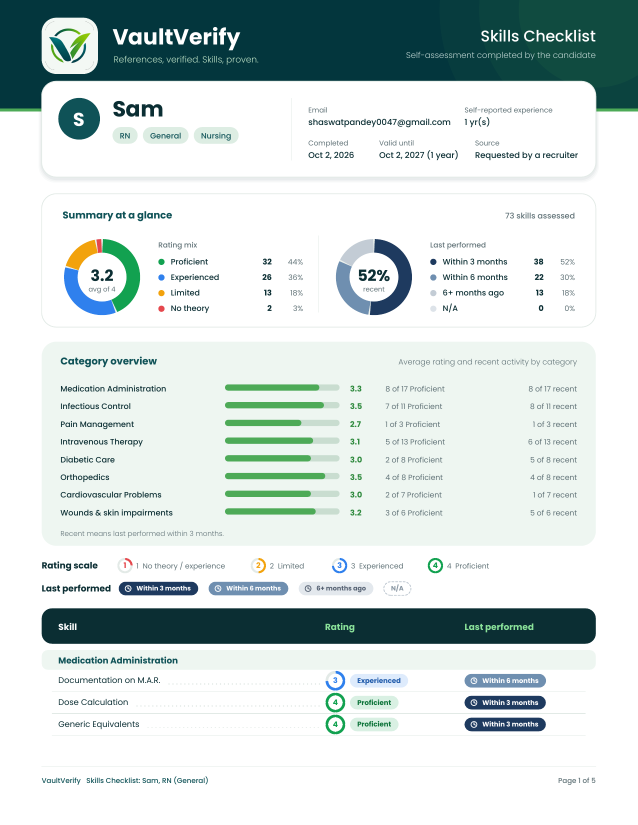
#> input picture download/pdfcmp/ref/h-1.png, 1275 x 1650 px, found by its file name (shown at 1/2 size)
$ python cropcmp.py
#> lines starting #> are read from the running program, lines starting #| are printed output that depends on the picture
#!/usr/bin/env python3
"""Crop matching regions from ref/current PDF renders for precise comparison."""
from PIL import Image

# renders at 150 dpi: PDF page 612x792pt -> 1275x1650 px; design space 1020x1320 -> factor 1.25
F = 1.25

def crop(src, out, dx, dy, dw, dh):
#> called with dx = 60, dy = 875, dw = 900, dh = 85
    im = Image.open(src)
#> im is the input picture: PIL image 1275x1650 RGB; mean R, G, B 208.2, 219.2, 217.9
    px = im.crop((int(dx*F), int(dy*F), int((dx+dw)*F), int((dy+dh)*F)))
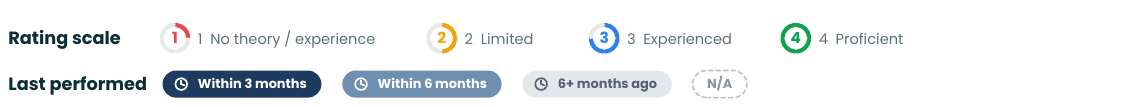
#> px: PIL image 1125x107 RGB; mean R, G, B 235.9, 239, 241.1
    # upscale 2x for readability
    px = px.resize((px.width*2, px.height*2), Image.LANCZOS)
#> px: PIL image 2250x214 RGB
    px.save(out)
    print(out, px.size)
#| /home/z/my-project/download/pdfcmp/ref-scale.png (2250, 214)

# ref page 1: rating scale row + last performed row
crop("/home/z/my-project/download/pdfcmp/ref/h-1.png", "/home/z/my-project/download/pdfcmp/ref-scale.png", 60, 875, 900, 85)
crop("/home/z/my-project/download/pdfcmp/cur/h-1.png", "/home/z/my-project/download/pdfcmp/cur-scale.png", 60, 875, 900, 85)
#> call 2 of crop, with dx = 60, dy = 875, dw = 900, dh = 85
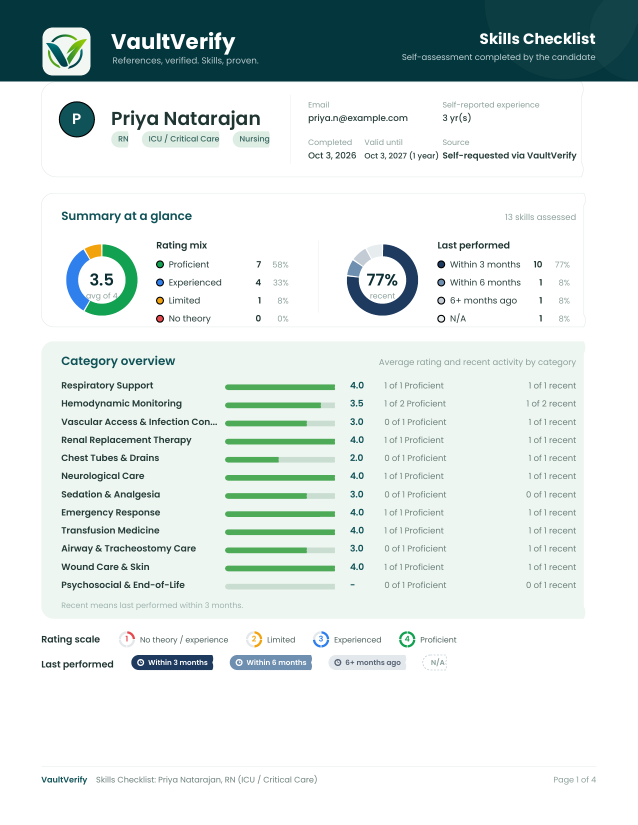
#> input picture download/pdfcmp/cur/h-1.png, 1275 x 1650 px, found by its file name (shown at 1/2 size)
#> in crop, im is the input picture: PIL image 1275x1650 RGB; mean R, G, B 217.3, 226.7, 225.1
#> in crop (call 2), `px = im.crop((int(dx*F), int(dy*F), int((dx+dw)*F), int((dy+dh)*F)))`:
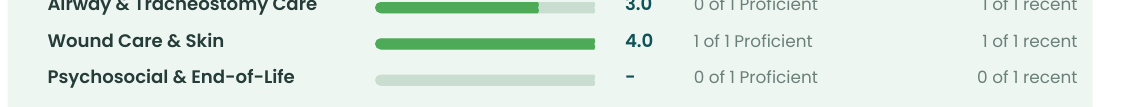
#> px: PIL image 1125x107 RGB; mean R, G, B 223.4, 235.2, 227.4
#| /home/z/my-project/download/pdfcmp/cur-scale.png (2250, 214)
# ref page 1: first skill rows (rings 3 and 4)
crop("/home/z/my-project/download/pdfcmp/ref/h-1.png", "/home/z/my-project/download/pdfcmp/ref-rows.png", 480, 1055, 500, 130)
#> call 3 of crop, with dx = 480, dy = 1055, dw = 500, dh = 130
#> in crop (call 3), `px = im.crop((int(dx*F), int(dy*F), int((dx+dw)*F), int((dy+dh)*F)))`:
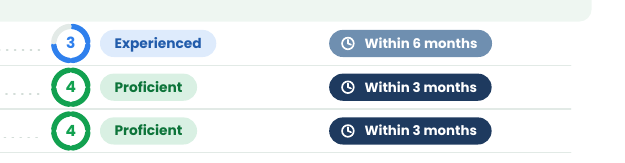
#> px: PIL image 625x163 RGB; mean R, G, B 221.7, 230.5, 233
#> in crop (call 3), `px = px.resize((px.width*2, px.height*2), Image.LANCZOS)`:
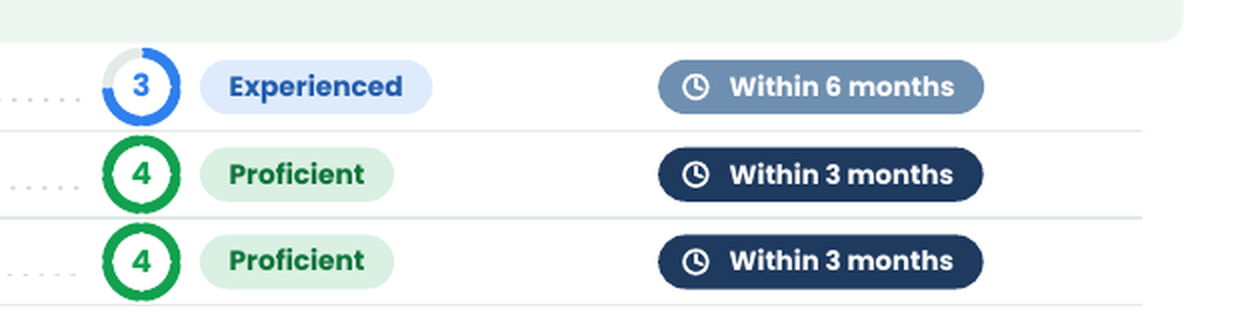
#> px: PIL image 1250x326 RGB; mean R, G, B 221.4, 230.3, 232.8
#| /home/z/my-project/download/pdfcmp/ref-rows.png (1250, 326)
crop("/home/z/my-project/download/pdfcmp/cur/h2-2.png", "/home/z/my-project/download/pdfcmp/cur-rows.png", 480, 125, 500, 130)
#> (the run stopped early here; a loop or call above may not have finished)
